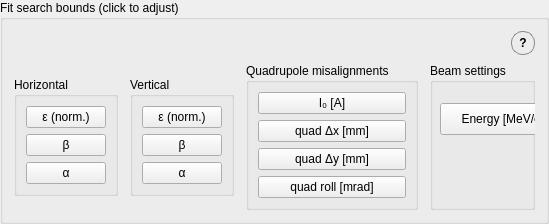
        <widget class="QGroupBox" name="boundsSettingsGroup">
         <property name="styleSheet">
          <string notr="true">QGroupBox#boundsSettingsGroup {
    border: 1px solid palette(mid);
    border-radius: 6px;
    margin-top: 8px;
    padding-top: 6px;
}
QGroupBox#boundsSettingsGroup::title {
    subcontrol-origin: margin;
    left: 10px;
    padding: 0 4px 0 4px;
}</string>
         </property>
         <property name="title">
          <string>Fit search bounds (click to adjust)</string>
         </property>
         <layout class="QVBoxLayout" name="boundsSettingsVBox">
          <property name="spacing">
           <number>8</number>
          </property>
          <item>
           <layout class="QHBoxLayout" name="boundsTitleHBox">
            <item>
             <spacer name="boundsTitleSpacer">
              <property name="orientation">
               <enum>Qt::Horizontal</enum>
              </property>
              <property name="sizeHint" stdset="0">
               <size>
                <width>40</width>
                <height>20</height>
               </size>
              </property>
             </spacer>
            </item>
            <item>
             <widget class="QToolButton" name="bounds_info_button">
              <property name="toolTip">
               <string>&lt;html&gt;&lt;head/&gt;&lt;body&gt;&lt;p&gt;Lower and upper limits allowed for each fitted parameter (normalized emittance ε, Twiss β and α) during the emittance/Twiss fit, set separately for the horizontal and vertical planes.&lt;/p&gt;&lt;p&gt;They restrict the optimizer's search space to physically reasonable solutions and help the fit converge reliably. Pre-filled from the machine defaults, but editable per measurement.&lt;/p&gt;&lt;p&gt;Additionally, the tool is able to fit misaligned quadrupoles, roll, and current readback mismatch.&lt;/p&gt;&lt;p&gt;If the method selected doesn't require a scan, this is ignored.&lt;/p&gt;&lt;p&gt;&lt;br/&gt;&lt;/p&gt;&lt;/body&gt;&lt;/html&gt;</string>
              </property>
              <property name="styleSheet">
               <string notr="true">QToolButton#bounds_info_button {
    border: 1px solid #888;
    border-radius: 11px;
    min-width: 22px;
    max-width: 22px;
    min-height: 22px;
    max-height: 22px;
    padding: 0px;
    font-weight: bold;
}
QToolButton#bounds_info_button:hover {
    background-color: rgba(128, 128, 128, 60);
}</string>
              </property>
              <property name="text">
               <string>?</string>
              </property>
             </widget>
            </item>
           </layout>
          </item>
          <item>
           <layout class="QHBoxLayout" name="boundsPlanesHBox">
            <property name="spacing">
             <number>12</number>
            </property>
            <item>
             <widget class="QGroupBox" name="bounds_x_group">
              <property name="sizePolicy">
               <sizepolicy hsizetype="Preferred" vsizetype="Maximum">
                <horstretch>0</horstretch>
                <verstretch>0</verstretch>
               </sizepolicy>
              </property>
              <property name="maximumSize">
               <size>
                <width>170</width>
                <height>16777215</height>
               </size>
              </property>
              <property name="title">
               <string>Horizontal</string>
              </property>
              <layout class="QGridLayout" name="boundsXGrid">
               <property name="horizontalSpacing">
                <number>10</number>
               </property>
               <property name="verticalSpacing">
                <number>6</number>
               </property>
               <item row="0" column="0">
                <widget class="QPushButton" name="eps_h_bounds">
                 <property name="text">
                  <string>ε (norm.)</string>
                 </property>
                </widget>
               </item>
               <item row="2" column="0">
                <widget class="QPushButton" name="alpha_h_bounds">
                 <property name="text">
                  <string>α</string>
                 </property>
                </widget>
               </item>
               <item row="1" column="0">
                <widget class="QPushButton" name="beta_h_bounds">
                 <property name="text">
                  <string>β</string>
                 </property>
                </widget>
               </item>
              </layout>
             </widget>
            </item>
            <item>
             <widget class="QGroupBox" name="bounds_y_group">
              <property name="sizePolicy">
               <sizepolicy hsizetype="Preferred" vsizetype="Maximum">
                <horstretch>0</horstretch>
                <verstretch>0</verstretch>
               </sizepolicy>
              </property>
              <property name="maximumSize">
               <size>
                <width>170</width>
                <height>16777215</height>
               </size>
              </property>
              <property name="title">
               <string>Vertical</string>
              </property>
              <layout class="QGridLayout" name="boundsYGrid">
               <property name="horizontalSpacing">
                <number>10</number>
               </property>
               <property name="verticalSpacing">
                <number>6</number>
               </property>
               <item row="0" column="0">
                <widget class="QPushButton" name="eps_v_bounds">
                 <property name="text">
                  <string>ε (norm.)</string>
                 </property>
                </widget>
               </item>
               <item row="2" column="0">
                <widget class="QPushButton" name="alpha_v_bounds">
                 <property name="text">
                  <string>α</string>
                 </property>
                </widget>
               </item>
               <item row="1" column="0">
                <widget class="QPushButton" name="beta_v_bounds">
                 <property name="text">
                  <string>β</string>
                 </property>
                </widget>
               </item>
              </layout>
             </widget>
            </item>
            <item>
             <widget class="QGroupBox" name="bounds_quad_group">
              <property name="maximumSize">
               <size>
                <width>200</width>
                <height>16777215</height>
               </size>
              </property>
              <property name="title">
               <string>Quadrupole misalignments</string>
              </property>
              <layout class="QGridLayout" name="boundsQuadGrid">
               <property name="horizontalSpacing">
                <number>10</number>
               </property>
               <property name="verticalSpacing">
                <number>6</number>
               </property>
               <item row="1" column="0">
                <widget class="QPushButton" name="quad_strength_bounds">
                 <property name="text">
                  <string>I₀ [A]</string>
                 </property>
                </widget>
               </item>
               <item row="3" column="0">
                <widget class="QPushButton" name="quad_dy_bounds">
                 <property name="text">
                  <string>quad Δy [mm]</string>
                 </property>
                </widget>
               </item>
               <item row="2" column="0">
                <widget class="QPushButton" name="quad_dx_bounds">
                 <property name="text">
                  <string>quad Δx [mm]</string>
                 </property>
                </widget>
               </item>
               <item row="4" column="0">
                <widget class="QPushButton" name="quad_roll_bounds">
                 <property name="text">
                  <string>quad roll [mrad]</string>
                 </property>
                </widget>
               </item>
              </layout>
             </widget>
            </item>
            <item>
             <widget class="QGroupBox" name="groupBox">
              <property name="title">
               <string>Beam settings</string>
              </property>
              <widget class="QPushButton" name="energy_pref_bounds">
               <property name="geometry">
                <rect>
                 <x>10</x>
                 <y>40</y>
                 <width>125</width>
                 <height>32</height>
                </rect>
               </property>
               <property name="text">
                <string>Energy [MeV/c]</string>
               </property>
              </widget>
             </widget>
            </item>
           </layout>
          </item>
         </layout>
        </widget>
